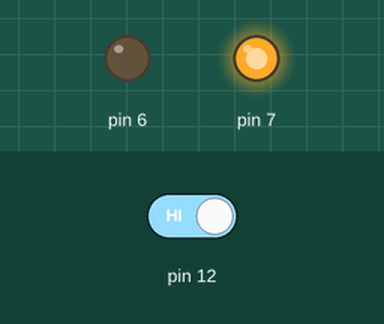
Recording of a sketch running on a simulated Arduino Uno, built with avr-gcc and run on an emulated ATmega328P. Parts: output pins drawn as LEDs (lit = HIGH). The test bench sets the inputs (shaded band); at power-on: pin 12 HIGH. What the sketch prints to the serial monitor is not drawn.

Above: at 1.2 s.
1.3 s: pin 12 driven LOW
At 2.5 s:
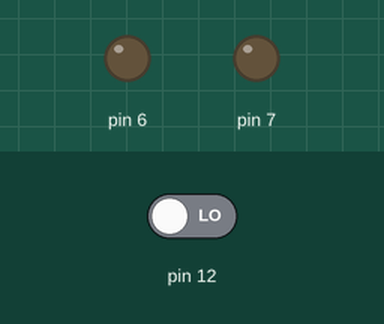
2.8 s: pin 12 driven HIGH
At 3.7 s:
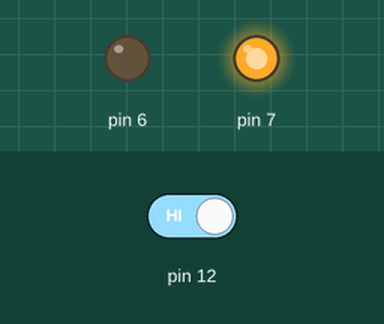
Timing chart, 0 to 5.8 s (numbered marks = the images above; inputs shaded):
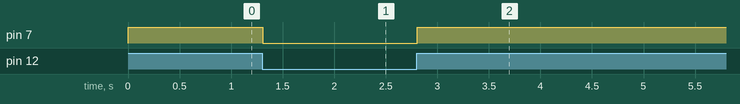

The sketch:

ASSIGNMENT__.ino
```cpp
void setup() {
  Serial.begin(9600);
  pinMode(12,INPUT);
  pinMode(6,OUTPUT);
  pinMode(7,OUTPUT);
  // put your setup code here, to run once:

}

void loop() {
  int sensor = digitalRead(12);
  Serial.println(sensor);
  if(sensor == 0){
    digitalWrite(6,LOW);
    digitalWrite(7,LOW);
  }
  else{
    digitalWrite(6,LOW);
    digitalWrite(7,HIGH);
  }
  // put your main code here, to run repeatedly:

}
```

Measured:
- after the input at 1.3 s, pin 7: HIGH → LOW at once
- after the input at 2.8 s, pin 7: LOW → HIGH at once
